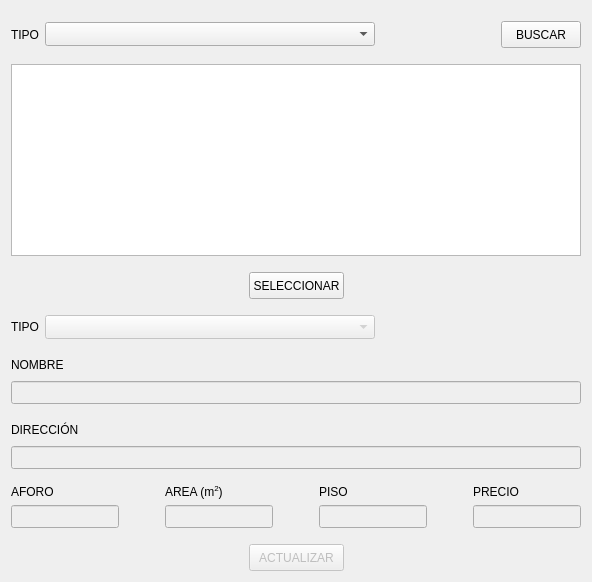
      <widget class="QWidget" name="ventanaActualizar">
       <attribute name="title">
        <string>ACTUALIZAR</string>
       </attribute>
       <layout class="QVBoxLayout" name="verticalLayout_16">
        <item>
         <layout class="QHBoxLayout" name="horizontalLayout_10">
          <property name="topMargin">
           <number>10</number>
          </property>
          <property name="rightMargin">
           <number>0</number>
          </property>
          <property name="bottomMargin">
           <number>10</number>
          </property>
          <item>
           <widget class="QLabel" name="label_16">
            <property name="font">
             <font>
              <pointsize>9</pointsize>
              <weight>50</weight>
              <bold>false</bold>
             </font>
            </property>
            <property name="text">
             <string>TIPO</string>
            </property>
           </widget>
          </item>
          <item>
           <widget class="QComboBox" name="tipoEventoActualizarBuscar">
            <property name="minimumSize">
             <size>
              <width>330</width>
              <height>24</height>
             </size>
            </property>
           </widget>
          </item>
          <item>
           <spacer name="horizontalSpacer_17">
            <property name="orientation">
             <enum>Qt::Horizontal</enum>
            </property>
            <property name="sizeHint" stdset="0">
             <size>
              <width>40</width>
              <height>20</height>
             </size>
            </property>
           </spacer>
          </item>
          <item>
           <widget class="QPushButton" name="btnBuscarActualizar">
            <property name="minimumSize">
             <size>
              <width>0</width>
              <height>27</height>
             </size>
            </property>
            <property name="font">
             <font>
              <pointsize>9</pointsize>
             </font>
            </property>
            <property name="text">
             <string>BUSCAR</string>
            </property>
           </widget>
          </item>
         </layout>
        </item>
        <item>
         <widget class="QTableWidget" name="tablaActualizar"/>
        </item>
        <item>
         <layout class="QHBoxLayout" name="horizontalLayout_11">
          <property name="topMargin">
           <number>10</number>
          </property>
          <item>
           <spacer name="horizontalSpacer_18">
            <property name="orientation">
             <enum>Qt::Horizontal</enum>
            </property>
            <property name="sizeHint" stdset="0">
             <size>
              <width>40</width>
              <height>20</height>
             </size>
            </property>
           </spacer>
          </item>
          <item>
           <widget class="QPushButton" name="btnSeleccionarActualizar">
            <property name="minimumSize">
             <size>
              <width>95</width>
              <height>27</height>
             </size>
            </property>
            <property name="font">
             <font>
              <pointsize>9</pointsize>
              <weight>50</weight>
              <bold>false</bold>
             </font>
            </property>
            <property name="text">
             <string>SELECCIONAR</string>
            </property>
           </widget>
          </item>
          <item>
           <spacer name="horizontalSpacer_19">
            <property name="orientation">
             <enum>Qt::Horizontal</enum>
            </property>
            <property name="sizeHint" stdset="0">
             <size>
              <width>40</width>
              <height>20</height>
             </size>
            </property>
           </spacer>
          </item>
         </layout>
        </item>
        <item>
         <layout class="QHBoxLayout" name="horizontalLayout_19">
          <property name="topMargin">
           <number>10</number>
          </property>
          <item>
           <widget class="QLabel" name="label_28">
            <property name="font">
             <font>
              <pointsize>9</pointsize>
              <weight>50</weight>
              <bold>false</bold>
             </font>
            </property>
            <property name="text">
             <string>TIPO</string>
            </property>
           </widget>
          </item>
          <item>
           <widget class="QComboBox" name="tipoEventoActualizar">
            <property name="enabled">
             <bool>false</bool>
            </property>
            <property name="minimumSize">
             <size>
              <width>330</width>
              <height>24</height>
             </size>
            </property>
           </widget>
          </item>
          <item>
           <spacer name="horizontalSpacer_33">
            <property name="orientation">
             <enum>Qt::Horizontal</enum>
            </property>
            <property name="sizeHint" stdset="0">
             <size>
              <width>40</width>
              <height>20</height>
             </size>
            </property>
           </spacer>
          </item>
         </layout>
        </item>
        <item>
         <layout class="QHBoxLayout" name="horizontalLayout_20">
          <property name="topMargin">
           <number>10</number>
          </property>
          <item>
           <widget class="QLabel" name="label_29">
            <property name="font">
             <font>
              <pointsize>9</pointsize>
              <weight>50</weight>
              <bold>false</bold>
             </font>
            </property>
            <property name="text">
             <string>NOMBRE</string>
            </property>
           </widget>
          </item>
          <item>
           <spacer name="horizontalSpacer_34">
            <property name="orientation">
             <enum>Qt::Horizontal</enum>
            </property>
            <property name="sizeHint" stdset="0">
             <size>
              <width>40</width>
              <height>20</height>
             </size>
            </property>
           </spacer>
          </item>
         </layout>
        </item>
        <item>
         <widget class="QLineEdit" name="nombreActualizar">
          <property name="enabled">
           <bool>false</bool>
          </property>
          <property name="minimumSize">
           <size>
            <width>0</width>
            <height>23</height>
           </size>
          </property>
         </widget>
        </item>
        <item>
         <layout class="QHBoxLayout" name="horizontalLayout_21">
          <property name="topMargin">
           <number>10</number>
          </property>
          <item>
           <widget class="QLabel" name="label_30">
            <property name="font">
             <font>
              <pointsize>9</pointsize>
              <weight>50</weight>
              <bold>false</bold>
             </font>
            </property>
            <property name="text">
             <string>DIRECCIÓN</string>
            </property>
           </widget>
          </item>
          <item>
           <spacer name="horizontalSpacer_35">
            <property name="orientation">
             <enum>Qt::Horizontal</enum>
            </property>
            <property name="sizeHint" stdset="0">
             <size>
              <width>40</width>
              <height>20</height>
             </size>
            </property>
           </spacer>
          </item>
         </layout>
        </item>
        <item>
         <widget class="QLineEdit" name="direccionActualizar">
          <property name="enabled">
           <bool>false</bool>
          </property>
          <property name="minimumSize">
           <size>
            <width>0</width>
            <height>23</height>
           </size>
          </property>
         </widget>
        </item>
        <item>
         <layout class="QHBoxLayout" name="horizontalLayout_17">
          <property name="topMargin">
           <number>10</number>
          </property>
          <item>
           <layout class="QVBoxLayout" name="verticalLayout_12">
            <item>
             <widget class="QLabel" name="label_24">
              <property name="font">
               <font>
                <pointsize>9</pointsize>
                <weight>50</weight>
                <bold>false</bold>
               </font>
              </property>
              <property name="text">
               <string>AFORO</string>
              </property>
             </widget>
            </item>
            <item>
             <widget class="QLineEdit" name="aforoActualizar">
              <property name="enabled">
               <bool>false</bool>
              </property>
              <property name="minimumSize">
               <size>
                <width>0</width>
                <height>23</height>
               </size>
              </property>
             </widget>
            </item>
           </layout>
          </item>
          <item>
           <spacer name="horizontalSpacer_28">
            <property name="orientation">
             <enum>Qt::Horizontal</enum>
            </property>
            <property name="sizeHint" stdset="0">
             <size>
              <width>40</width>
              <height>20</height>
             </size>
            </property>
           </spacer>
          </item>
          <item>
           <layout class="QVBoxLayout" name="verticalLayout_13">
            <item>
             <widget class="QLabel" name="label_25">
              <property name="font">
               <font>
                <pointsize>9</pointsize>
                <weight>50</weight>
                <bold>false</bold>
               </font>
              </property>
              <property name="text">
               <string>&lt;html&gt;&lt;head/&gt;&lt;body&gt;&lt;p&gt;AREA (m&lt;span style=&quot; vertical-align:super;&quot;&gt;2&lt;/span&gt;)&lt;/p&gt;&lt;/body&gt;&lt;/html&gt;</string>
              </property>
             </widget>
            </item>
            <item>
             <widget class="QLineEdit" name="areaActualizar">
              <property name="enabled">
               <bool>false</bool>
              </property>
              <property name="minimumSize">
               <size>
                <width>0</width>
                <height>23</height>
               </size>
              </property>
             </widget>
            </item>
           </layout>
          </item>
          <item>
           <spacer name="horizontalSpacer_29">
            <property name="orientation">
             <enum>Qt::Horizontal</enum>
            </property>
            <property name="sizeHint" stdset="0">
             <size>
              <width>40</width>
              <height>20</height>
             </size>
            </property>
           </spacer>
          </item>
          <item>
           <layout class="QVBoxLayout" name="verticalLayout_14">
            <item>
             <widget class="QLabel" name="label_26">
              <property name="font">
               <font>
                <pointsize>9</pointsize>
                <weight>50</weight>
                <bold>false</bold>
               </font>
              </property>
              <property name="text">
               <string>PISO</string>
              </property>
             </widget>
            </item>
            <item>
             <widget class="QLineEdit" name="pisoActualizar">
              <property name="enabled">
               <bool>false</bool>
              </property>
              <property name="minimumSize">
               <size>
                <width>0</width>
                <height>23</height>
               </size>
              </property>
             </widget>
            </item>
           </layout>
          </item>
          <item>
           <spacer name="horizontalSpacer_30">
            <property name="orientation">
             <enum>Qt::Horizontal</enum>
            </property>
            <property name="sizeHint" stdset="0">
             <size>
              <width>40</width>
              <height>20</height>
             </size>
            </property>
           </spacer>
          </item>
          <item>
           <layout class="QVBoxLayout" name="verticalLayout_15">
            <item>
             <widget class="QLabel" name="label_27">
              <property name="font">
               <font>
                <pointsize>9</pointsize>
                <weight>50</weight>
                <bold>false</bold>
               </font>
              </property>
              <property name="text">
               <string>PRECIO</string>
              </property>
             </widget>
            </item>
            <item>
             <widget class="QLineEdit" name="costoActualizar">
              <property name="enabled">
               <bool>false</bool>
              </property>
              <property name="minimumSize">
               <size>
                <width>0</width>
                <height>23</height>
               </size>
              </property>
             </widget>
            </item>
           </layout>
          </item>
         </layout>
        </item>
        <item>
         <layout class="QHBoxLayout" name="horizontalLayout_18">
          <property name="topMargin">
           <number>10</number>
          </property>
          <item>
           <spacer name="horizontalSpacer_31">
            <property name="orientation">
             <enum>Qt::Horizontal</enum>
            </property>
            <property name="sizeHint" stdset="0">
             <size>
              <width>40</width>
              <height>20</height>
             </size>
            </property>
           </spacer>
          </item>
          <item>
           <widget class="QPushButton" name="btnActualizar">
            <property name="enabled">
             <bool>false</bool>
            </property>
            <property name="minimumSize">
             <size>
              <width>95</width>
              <height>27</height>
             </size>
            </property>
            <property name="font">
             <font>
              <pointsize>9</pointsize>
              <weight>50</weight>
              <bold>false</bold>
             </font>
            </property>
            <property name="text">
             <string>ACTUALIZAR</string>
            </property>
           </widget>
          </item>
          <item>
           <spacer name="horizontalSpacer_32">
            <property name="orientation">
             <enum>Qt::Horizontal</enum>
            </property>
            <property name="sizeHint" stdset="0">
             <size>
              <width>40</width>
              <height>20</height>
             </size>
            </property>
           </spacer>
          </item>
         </layout>
        </item>
       </layout>
      </widget>
